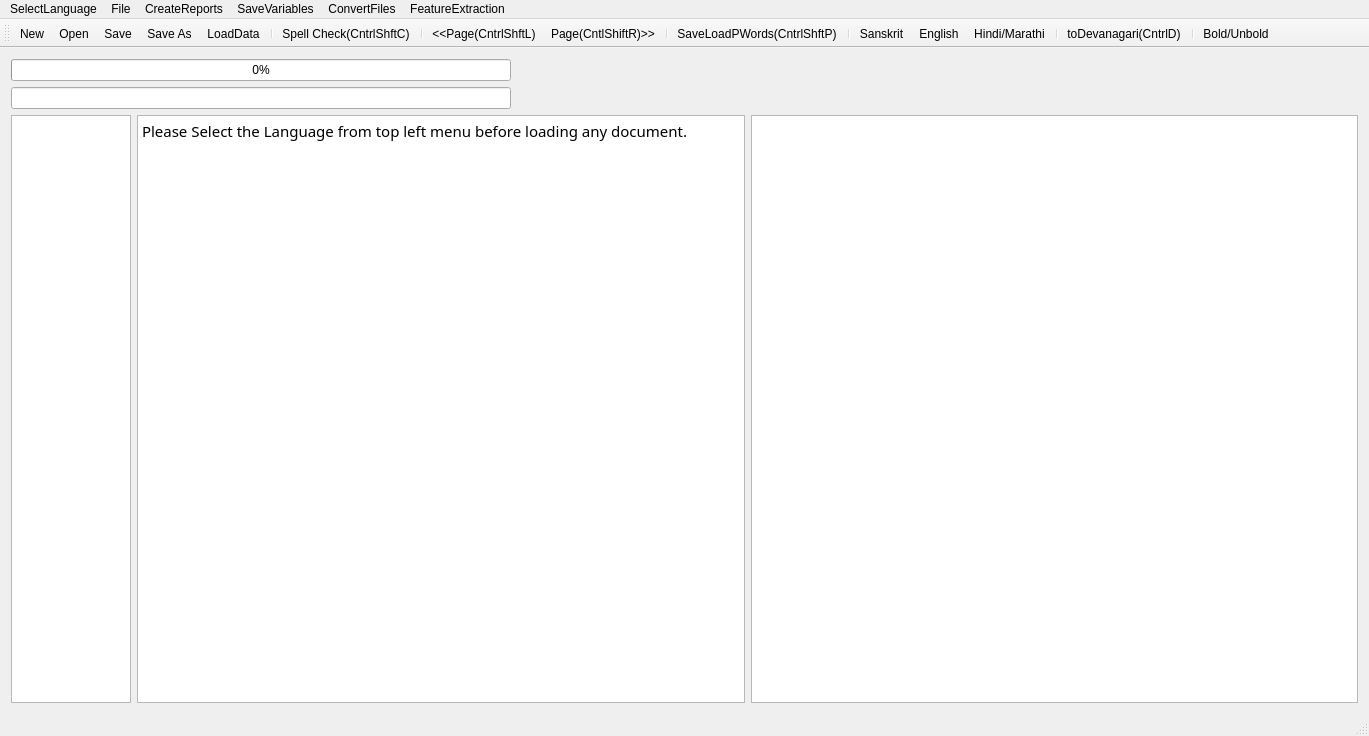
<?xml version="1.0" encoding="UTF-8"?>
<ui version="4.0">
 <class>MainWindow</class>
 <widget class="QMainWindow" name="MainWindow">
  <property name="geometry">
   <rect>
    <x>0</x>
    <y>0</y>
    <width>1369</width>
    <height>736</height>
   </rect>
  </property>
  <property name="mouseTracking">
   <bool>true</bool>
  </property>
  <property name="windowTitle">
   <string>MainWindow</string>
  </property>
  <widget class="QWidget" name="centralWidget">
   <layout class="QVBoxLayout" name="verticalLayout">
    <item>
     <widget class="QProgressBar" name="progressBar">
      <property name="maximumSize">
       <size>
        <width>500</width>
        <height>16777215</height>
       </size>
      </property>
      <property name="value">
       <number>0</number>
      </property>
      <property name="alignment">
       <set>Qt::AlignRight|Qt::AlignTrailing|Qt::AlignVCenter</set>
      </property>
     </widget>
    </item>
    <item>
     <widget class="QLineEdit" name="lineEdit">
      <property name="maximumSize">
       <size>
        <width>500</width>
        <height>16777215</height>
       </size>
      </property>
     </widget>
    </item>
    <item>
     <layout class="QHBoxLayout" name="horizontalLayout">
      <item>
       <widget class="QTextEdit" name="textEdit">
        <property name="maximumSize">
         <size>
          <width>120</width>
          <height>16777215</height>
         </size>
        </property>
        <property name="font">
         <font>
          <family>FreeSans</family>
          <italic>true</italic>
         </font>
        </property>
        <property name="sizeAdjustPolicy">
         <enum>QAbstractScrollArea::AdjustToContents</enum>
        </property>
        <property name="readOnly">
         <bool>true</bool>
        </property>
       </widget>
      </item>
      <item>
       <widget class="QTextBrowser" name="textBrowser">
        <property name="font">
         <font>
          <family>Shobhika</family>
          <pointsize>16</pointsize>
          <italic>false</italic>
         </font>
        </property>
        <property name="mouseTracking">
         <bool>true</bool>
        </property>
        <property name="sizeAdjustPolicy">
         <enum>QAbstractScrollArea::AdjustToContents</enum>
        </property>
        <property name="undoRedoEnabled">
         <bool>true</bool>
        </property>
        <property name="readOnly">
         <bool>false</bool>
        </property>
        <property name="html">
         <string>&lt;!DOCTYPE HTML PUBLIC &quot;-//W3C//DTD HTML 4.0//EN&quot; &quot;http://www.w3.org/TR/REC-html40/strict.dtd&quot;&gt;
&lt;html&gt;&lt;head&gt;&lt;meta name=&quot;qrichtext&quot; content=&quot;1&quot; /&gt;&lt;style type=&quot;text/css&quot;&gt;
p, li { white-space: pre-wrap; }
&lt;/style&gt;&lt;/head&gt;&lt;body style=&quot; font-family:'Shobhika'; font-size:16pt; font-weight:400; font-style:normal;&quot;&gt;
&lt;p style=&quot; margin-top:0px; margin-bottom:0px; margin-left:0px; margin-right:0px; -qt-block-indent:0; text-indent:0px;&quot;&gt;&lt;span style=&quot; font-family:'Ubuntu'; font-size:11pt;&quot;&gt;Please Select the Language from top left menu before loading any document.&lt;/span&gt;&lt;/p&gt;&lt;/body&gt;&lt;/html&gt;</string>
        </property>
        <property name="acceptRichText">
         <bool>true</bool>
        </property>
        <property name="textInteractionFlags">
         <set>Qt::LinksAccessibleByKeyboard|Qt::LinksAccessibleByMouse|Qt::TextBrowserInteraction|Qt::TextEditable|Qt::TextEditorInteraction|Qt::TextSelectableByKeyboard|Qt::TextSelectableByMouse</set>
        </property>
       </widget>
      </item>
      <item>
       <widget class="QGraphicsView" name="graphicsView">
        <property name="sizeAdjustPolicy">
         <enum>QAbstractScrollArea::AdjustIgnored</enum>
        </property>
        <property name="alignment">
         <set>Qt::AlignCenter</set>
        </property>
        <property name="renderHints">
         <set>QPainter::NonCosmeticDefaultPen</set>
        </property>
        <property name="dragMode">
         <enum>QGraphicsView::ScrollHandDrag</enum>
        </property>
        <property name="transformationAnchor">
         <enum>QGraphicsView::AnchorViewCenter</enum>
        </property>
        <property name="resizeAnchor">
         <enum>QGraphicsView::AnchorViewCenter</enum>
        </property>
       </widget>
      </item>
     </layout>
    </item>
   </layout>
   <zorder>lineEdit</zorder>
   <zorder>progressBar</zorder>
  </widget>
  <widget class="QMenuBar" name="menuBar">
   <property name="geometry">
    <rect>
     <x>0</x>
     <y>0</y>
     <width>1369</width>
     <height>22</height>
    </rect>
   </property>
   <widget class="QMenu" name="menuOCR_Correction_Window">
    <property name="title">
     <string>File</string>
    </property>
    <addaction name="actionNew"/>
    <addaction name="actionOpen"/>
    <addaction name="actionSave"/>
    <addaction name="actionSave_As"/>
    <addaction name="actionSpell_Check"/>
    <addaction name="actionLoad_Next_Page"/>
    <addaction name="actionLoad_Prev_Page"/>
    <addaction name="separator"/>
    <addaction name="actionLoadGDocPage"/>
    <addaction name="actionToDevanagari"/>
    <addaction name="actionLoadData"/>
    <addaction name="actionLoadDict"/>
    <addaction name="actionLoadOCRWords"/>
    <addaction name="actionLoadDomain"/>
    <addaction name="actionLoadSubPS"/>
    <addaction name="actionLoadConfusions"/>
    <addaction name="actionSugg"/>
    <addaction name="actionToSlp1"/>
    <addaction name="actionBold_Unbold"/>
   </widget>
   <widget class="QMenu" name="menuCreateReports">
    <property name="title">
     <string>CreateReports</string>
    </property>
    <addaction name="actionCreateBest2OCR"/>
    <addaction name="actionCreateSuggestionLog"/>
    <addaction name="actionCreateSuggestionLogNearestPriority"/>
    <addaction name="actionErrorDetectionRep"/>
    <addaction name="actionErrorDetectWithoutAdaptation"/>
    <addaction name="actionErrorDetectionRepUniq"/>
   </widget>
   <widget class="QMenu" name="menuSaveVariables">
    <property name="title">
     <string>SaveVariables</string>
    </property>
    <addaction name="actionCPair"/>
    <addaction name="actionPrimarySecOCRPair"/>
    <addaction name="actionCPairIEROcrVsCorrect"/>
    <addaction name="actionCPairGEROcrVsCorrect"/>
   </widget>
   <widget class="QMenu" name="menuConvertFiles">
    <property name="title">
     <string>ConvertFiles</string>
    </property>
    <addaction name="actionToSlp1_2"/>
    <addaction name="actionToDev"/>
    <addaction name="actionExtractDev"/>
    <addaction name="actionEditDistRep"/>
    <addaction name="actionConfusionFreqHist"/>
    <addaction name="actionFilterOutGT50EditDisPairs"/>
   </widget>
   <widget class="QMenu" name="menuFeatureExtraction">
    <property name="title">
     <string>FeatureExtraction</string>
    </property>
    <addaction name="actionPrepareFeatures"/>
   </widget>
   <widget class="QMenu" name="menuSelectLanguage">
    <property name="title">
     <string>SelectLanguage</string>
    </property>
    <addaction name="actionSanskrit"/>
    <addaction name="actionHindi"/>
    <addaction name="actionEnglish"/>
   </widget>
   <addaction name="menuSelectLanguage"/>
   <addaction name="menuOCR_Correction_Window"/>
   <addaction name="menuCreateReports"/>
   <addaction name="menuSaveVariables"/>
   <addaction name="menuConvertFiles"/>
   <addaction name="menuFeatureExtraction"/>
  </widget>
  <widget class="QToolBar" name="mainToolBar">
   <attribute name="toolBarArea">
    <enum>TopToolBarArea</enum>
   </attribute>
   <attribute name="toolBarBreak">
    <bool>false</bool>
   </attribute>
   <addaction name="actionNew"/>
   <addaction name="actionOpen"/>
   <addaction name="actionSave"/>
   <addaction name="actionSave_As"/>
   <addaction name="actionLoadData"/>
   <addaction name="separator"/>
   <addaction name="actionSpell_Check"/>
   <addaction name="separator"/>
   <addaction name="actionLoad_Prev_Page"/>
   <addaction name="actionLoad_Next_Page"/>
   <addaction name="separator"/>
   <addaction name="actionLoadGDocPage"/>
   <addaction name="separator"/>
   <addaction name="actionSanskrit"/>
   <addaction name="actionEnglish"/>
   <addaction name="actionHindi"/>
   <addaction name="separator"/>
   <addaction name="actionToDevanagari"/>
   <addaction name="separator"/>
   <addaction name="actionBold_Unbold"/>
  </widget>
  <widget class="QStatusBar" name="statusBar"/>
  <action name="actionOpen">
   <property name="icon">
    <iconset resource="AppResources.qrc">
     <normaloff>:/Images/open.png</normaloff>:/Images/open.png</iconset>
   </property>
   <property name="text">
    <string>Open</string>
   </property>
   <property name="shortcut">
    <string>Ctrl+O</string>
   </property>
  </action>
  <action name="actionSave">
   <property name="icon">
    <iconset resource="AppResources.qrc">
     <normaloff>:/Images/save.png</normaloff>:/Images/save.png</iconset>
   </property>
   <property name="text">
    <string>Save</string>
   </property>
   <property name="shortcut">
    <string>Ctrl+S</string>
   </property>
  </action>
  <action name="actionSave_As">
   <property name="icon">
    <iconset resource="AppResources.qrc">
     <normaloff>:/Images/save-as.png</normaloff>:/Images/save-as.png</iconset>
   </property>
   <property name="text">
    <string>Save As</string>
   </property>
   <property name="shortcut">
    <string>Ctrl+Shift+S</string>
   </property>
  </action>
  <action name="actionNew">
   <property name="icon">
    <iconset resource="AppResources.qrc">
     <normaloff>:/Images/New.png</normaloff>:/Images/New.png</iconset>
   </property>
   <property name="text">
    <string>New</string>
   </property>
   <property name="shortcut">
    <string>Ctrl+N</string>
   </property>
  </action>
  <action name="actionSpell_Check">
   <property name="text">
    <string>Spell Check(CntrlShftC)</string>
   </property>
   <property name="shortcut">
    <string>Ctrl+Shift+C</string>
   </property>
  </action>
  <action name="actionLoad_Next_Page">
   <property name="text">
    <string>Page(CntlShiftR)&gt;&gt;</string>
   </property>
   <property name="toolTip">
    <string>Page(CntlShiftR)&gt;&gt;</string>
   </property>
   <property name="shortcut">
    <string>Ctrl+Shift+R</string>
   </property>
  </action>
  <action name="actionLoad_Prev_Page">
   <property name="text">
    <string>&lt;&lt;Page(CntrlShftL)</string>
   </property>
   <property name="toolTip">
    <string>&lt;&lt;Page(CntrlShftL)</string>
   </property>
   <property name="shortcut">
    <string>Ctrl+Shift+L</string>
   </property>
  </action>
  <action name="actionLoadGDocPage">
   <property name="text">
    <string>Save&amp;LoadPWords(CntrlShftP)</string>
   </property>
   <property name="shortcut">
    <string>Ctrl+Shift+P</string>
   </property>
  </action>
  <action name="actionToDevanagari">
   <property name="text">
    <string>toDevanagari(CntrlD)</string>
   </property>
   <property name="shortcut">
    <string>Ctrl+D</string>
   </property>
  </action>
  <action name="actionLoadData">
   <property name="text">
    <string>LoadData</string>
   </property>
  </action>
  <action name="actionLoadDict">
   <property name="text">
    <string>LoadDict</string>
   </property>
  </action>
  <action name="actionLoadOCRWords">
   <property name="text">
    <string>LoadOCRWords</string>
   </property>
  </action>
  <action name="actionLoadDomain">
   <property name="text">
    <string>LoadDomain</string>
   </property>
  </action>
  <action name="actionLoadSubPS">
   <property name="text">
    <string>LoadSubPS</string>
   </property>
  </action>
  <action name="actionLoadConfusions">
   <property name="text">
    <string>LoadConfusions</string>
   </property>
  </action>
  <action name="actionSugg">
   <property name="text">
    <string>sugg</string>
   </property>
   <property name="shortcut">
    <string>Menu</string>
   </property>
  </action>
  <action name="actionCreateBest2OCR">
   <property name="text">
    <string>CreateBest2OCR</string>
   </property>
  </action>
  <action name="actionToSlp1">
   <property name="text">
    <string>toSlp1</string>
   </property>
   <property name="shortcut">
    <string>Ctrl+G</string>
   </property>
  </action>
  <action name="actionCreateSuggestionLog">
   <property name="text">
    <string>CreateSuggestionLog</string>
   </property>
  </action>
  <action name="actionCreateSuggestionLogNearestPriority">
   <property name="text">
    <string>CreateSuggestionLogNearestPriority</string>
   </property>
  </action>
  <action name="actionErrorDetectionRep">
   <property name="text">
    <string>ErrorDetectionRep</string>
   </property>
  </action>
  <action name="actionErrorDetectWithoutAdaptation">
   <property name="text">
    <string>ErrorDetectWithoutAdaptation</string>
   </property>
  </action>
  <action name="actionCPair">
   <property name="text">
    <string>CPair</string>
   </property>
  </action>
  <action name="actionToSlp1_2">
   <property name="text">
    <string>toSlp1</string>
   </property>
  </action>
  <action name="actionToDev">
   <property name="text">
    <string>toDev</string>
   </property>
  </action>
  <action name="actionExtractDev">
   <property name="text">
    <string>ExtractDevWords</string>
   </property>
   <property name="toolTip">
    <string>ExtractDevWords</string>
   </property>
  </action>
  <action name="actionPrimarySecOCRPair">
   <property name="text">
    <string>PrimarySecOCRPairs</string>
   </property>
  </action>
  <action name="actionCPairIEROcrVsCorrect">
   <property name="text">
    <string>CPairIEROcrVsCorrect</string>
   </property>
  </action>
  <action name="actionEditDistRep">
   <property name="text">
    <string>EditDistRep</string>
   </property>
  </action>
  <action name="actionConfusionFreqHist">
   <property name="text">
    <string>ConfusionFreqHist</string>
   </property>
  </action>
  <action name="actionCPairGEROcrVsCorrect">
   <property name="text">
    <string>CPairGEROcrVsCorrect</string>
   </property>
  </action>
  <action name="actionFilterOutGT50EditDisPairs">
   <property name="text">
    <string>FilterOutGT50EditDisPairs</string>
   </property>
  </action>
  <action name="actionPrepareFeatures">
   <property name="text">
    <string>PrepareFeatures</string>
   </property>
  </action>
  <action name="actionErrorDetectionRepUniq">
   <property name="text">
    <string>ErrorSuggRepUniq</string>
   </property>
  </action>
  <action name="actionSanskrit">
   <property name="text">
    <string>Sanskrit</string>
   </property>
  </action>
  <action name="actionHindi">
   <property name="text">
    <string>Hindi/Marathi</string>
   </property>
  </action>
  <action name="actionEnglish">
   <property name="text">
    <string>English</string>
   </property>
   <property name="toolTip">
    <string>English</string>
   </property>
  </action>
  <action name="actionBold_Unbold">
   <property name="text">
    <string>Bold/Unbold</string>
   </property>
  </action>
 </widget>
 <layoutdefault spacing="6" margin="11"/>
 <tabstops>
  <tabstop>textBrowser</tabstop>
  <tabstop>graphicsView</tabstop>
 </tabstops>
 <resources>
  <include location="AppResources.qrc"/>
 </resources>
 <connections/>
</ui>
